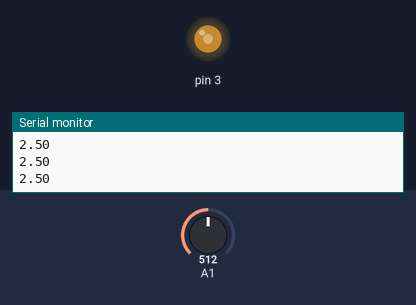
Bench run of a sketch on a simulated Arduino Uno, built with avr-gcc and run on an emulated ATmega328P. On the bench: output pins drawn as LEDs (lit = HIGH), the last lines printed to the serial monitor. The test bench sets the inputs (shaded band); at power-on: A1 = 512.

Above: at 1.2 s.
1.3 s: A1 set to 716
At 1.8 s:
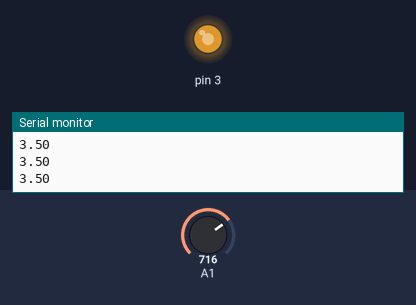
2.8 s: A1 set to 900
At 4.0 s:
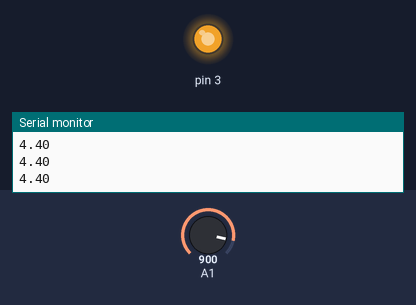
4.3 s: A1 set to 122
At 5.1 s:
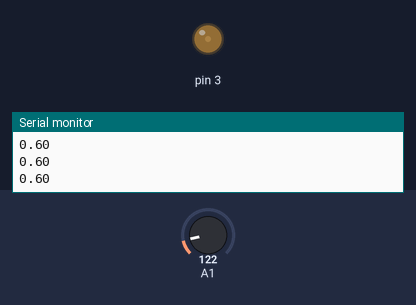
5.8 s: A1 set to 0
At 6.3 s:
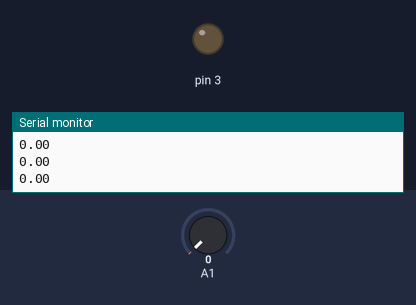
7.3 s: A1 set to 511
At 8.6 s:
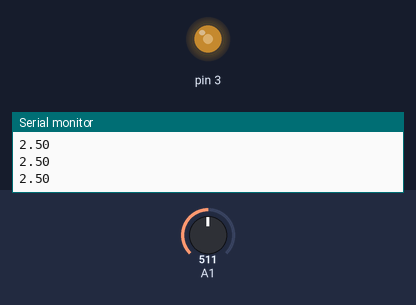
Timing chart, 0 to 9.8 s (numbered marks = the images above; inputs shaded):
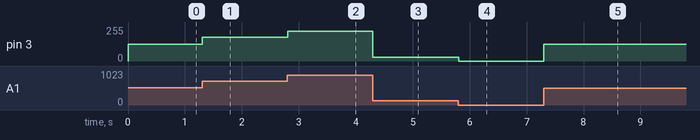

The sketch:

analog-led.ino
```cpp
void setup() {
  pinMode(3, OUTPUT);
    Serial.begin(9600);

}

void loop() {
  int sensorValue = analogRead(A1);
  float voltage = sensorValue * (5.0 / 1023.0);
  analogWrite(3, voltage / 5.0 * 255.0);
  Serial.println(voltage);
}
```

Measured:
- after the input at 1.3 s, pin 3: 127/255 → 178/255 at once
- after the input at 2.8 s, pin 3: 178/255 → 224/255 at once
- after the input at 4.3 s, pin 3: 224/255 → 30/255 at once
- after the input at 5.8 s, pin 3: 30/255 → 0/255 at once
- after the input at 7.3 s, pin 3: 0/255 → 127/255 at once
